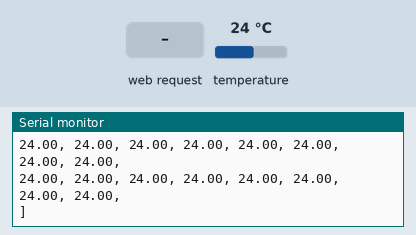
The sketch below on a simulated ESP32. On the bench: the last lines printed to the serial monitor. The test bench sets the inputs (shaded band); at power-on: temperature 24 °C. WiFi joins after 1.5 s; servers stay silent unless stated; storage starts empty; no MQTT or app messages arrive unless stated.

Above: at 3.2 s.
3.3 s: HTTP request GET /style.css received
4.8 s: HTTP request GET /main.js received
At 4.94 s:
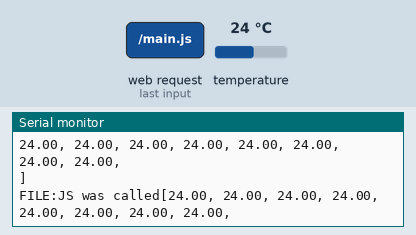
6.3 s: temperature set to 12 °C
At 6.72 s:
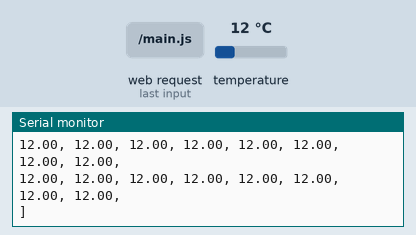
7.8 s: temperature set to 19 °C
At 8.03 s:
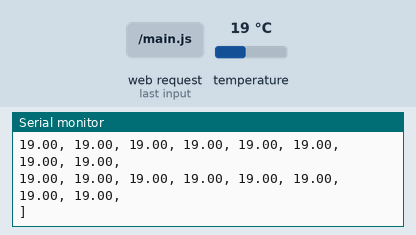
Timing chart, 0 to 10.3 s (numbered marks = the images above; inputs shaded):
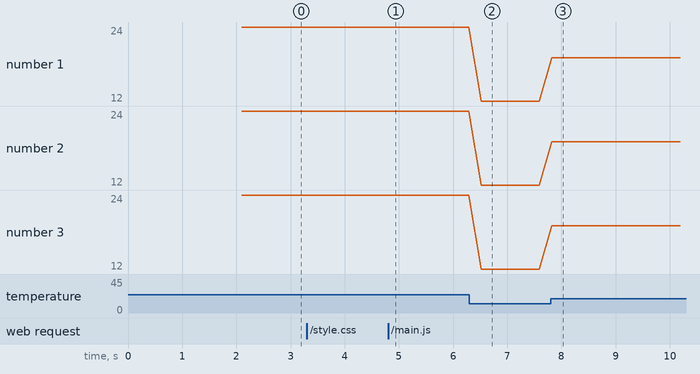

The sketch:

thermal.ino
```cpp
// This example uses an ESP32 Development Board
// to connect to shiftr.io.
//
// You can check on your device after a successful
// connection here: https://shiftr.io/try.
//
// by Joël Gähwiler
// https://github.com/256dpi/arduino-mqtt

#include <WiFiClient.h>
//#include <ESP32WebServer.h>
#include "ESPAsyncWebServer.h"
#include "SPIFFS.h"
#include <WiFi.h>
#include <MQTT.h>
#include <cstdlib>

#include <iostream>
#include <fstream>
#include <string>
using namespace std;


#include <Wire.h>
#include <Adafruit_AMG88xx.h>
Adafruit_AMG88xx amg;
float pixels[AMG88xx_PIXEL_ARRAY_SIZE];
String buf = "";

const char ssid[] = "Net";
const char pass[] = "password";

//const char broker[] = "192.168.0.5";
const char broker[] = "broker.emqx.io";


//ESP32WebServer server(80);
AsyncWebServer server(80);
WiFiClient net;
MQTTClient client(1024);

unsigned long lastMillis = 0;
const char* PARAM_MESSAGE = "message";

void connect() {
  Serial.print("checking wifi...");
  while (WiFi.status() != WL_CONNECTED) {
    Serial.print(".");
    delay(1000);
  }
  Serial.print("Connected to ");
  Serial.println(ssid);
  Serial.print("IP address: ");
  Serial.println(WiFi.localIP());

  Serial.print("\nconnecting...");
  while (!client.connect("bsidebotham", "try", "try")) {
    Serial.print(".");
    delay(1000);
  }

  Serial.println("\nconnected!");
}

String getMain(){
  String responseHTML = "<!DOCTYPE html>"
"<html>"
"<script src=\"main.js\"></script> "
   "<body>"
      "<!--000000000000000000000><-->"
      "<svg width=\"50\" height=\"50\">"
         "<rect id=\"a00\" width=\"50\" height=\"50\" style=\"fill:rgb(0,0,255)\" />"
      "</svg>"
      "<svg width=\"50\" height=\"50\">"
         "<rect id=\"a01\" width=\"50\" height=\"50\" style=\"fill:rgb(0,0,255)\" />"
      "</svg>"
      "<svg width=\"50\" height=\"50\">"
         "<rect id=\"a02\" width=\"50\" height=\"50\" style=\"fill:rgb(0,0,255)\" />"
      "</svg>"
      "<svg width=\"50\" height=\"50\">"
         "<rect id=\"a03\" width=\"50\" height=\"50\" style=\"fill:rgb(0,0,255)\" />"
      "</svg>"
      "<svg width=\"50\" height=\"50\">"
         "<rect id=\"a04\" width=\"50\" height=\"50\" style=\"fill:rgb(0,0,255)\" />"
      "</svg>"
      "<svg width=\"50\" height=\"50\">"
         "<rect id=\"a05\" width=\"50\" height=\"50\" style=\"fill:rgb(0,0,255)\" />"
      "</svg>"
      "<svg width=\"50\" height=\"50\">"
         "<rect id=\"a06\" width=\"50\" height=\"50\" style=\"fill:rgb(0,0,255)\" />"
      "</svg>"
      "<svg width=\"50\" height=\"50\">"
         "<rect id=\"a07\" width=\"50\" height=\"50\" style=\"fill:rgb(0,0,255)\" />"
      "</svg>"
      "<br>"
      "<!--11111111111111111111111><-->"
      "<svg width=\"50\" height=\"50\">"
         "<rect id=\"a10\" width=\"50\" height=\"50\" style=\"fill:rgb(0,0,255)\" />"
      "</svg>"
      "<svg width=\"50\" height=\"50\">"
         "<rect id=\"a11\" width=\"50\" height=\"50\" style=\"fill:rgb(0,0,255)\" />"
      "</svg>"
      "<svg width=\"50\" height=\"50\">"
         "<rect id=\"a12\" width=\"50\" height=\"50\" style=\"fill:rgb(0,0,255)\" />"
      "</svg>"
      "<svg width=\"50\" height=\"50\">"
         "<rect id=\"a13\" width=\"50\" height=\"50\" style=\"fill:rgb(0,0,255)\" />"
      "</svg>"
      "<svg width=\"50\" height=\"50\">"
         "<rect id=\"a14\" width=\"50\" height=\"50\" style=\"fill:rgb(0,0,255)\" />"
      "</svg>"
      "<svg width=\"50\" height=\"50\">"
         "<rect id=\"a15\" width=\"50\" height=\"50\" style=\"fill:rgb(0,0,255)\" />"
      "</svg>"
      "<svg width=\"50\" height=\"50\">"
         "<rect id=\"a16\" width=\"50\" height=\"50\" style=\"fill:rgb(0,0,255)\" />"
      "</svg>"
      "<svg width=\"50\" height=\"50\">"
         "<rect id=\"a17\" width=\"50\" height=\"50\" style=\"fill:rgb(0,0,255)\" />"
      "</svg>"
      "<br>"
      "<!--222222222222222222222222><-->"
      "<svg width=\"50\" height=\"50\">"
         "<rect id=\"a20\" width=\"50\" height=\"50\" style=\"fill:rgb(0,0,255)\" />"
      "</svg>"
      "<svg width=\"50\" height=\"50\">"
         "<rect id=\"a21\" width=\"50\" height=\"50\" style=\"fill:rgb(0,0,255)\" />"
      "</svg>"
      "<svg width=\"50\" height=\"50\">"
         "<rect id=\"a22\" width=\"50\" height=\"50\" style=\"fill:rgb(0,0,255)\" />"
      "</svg>"
      "<svg width=\"50\" height=\"50\">"
         "<rect id=\"a23\" width=\"50\" height=\"50\" style=\"fill:rgb(0,0,255)\" />"
      "</svg>"
      "<svg width=\"50\" height=\"50\">"
         "<rect id=\"a24\" width=\"50\" height=\"50\" style=\"fill:rgb(0,0,255)\" />"
      "</svg>"
      "<svg width=\"50\" height=\"50\">"
         "<rect id=\"a25\" width=\"50\" height=\"50\" style=\"fill:rgb(0,0,255)\" />"
      "</svg>"
      "<svg width=\"50\" height=\"50\">"
         "<rect id=\"a26\" width=\"50\" height=\"50\" style=\"fill:rgb(0,0,255)\" />"
      "</svg>"
      "<svg width=\"50\" height=\"50\">"
         "<rect id=\"a27\" width=\"50\" height=\"50\" style=\"fill:rgb(0,0,255)\" />"
      "</svg>"
      "<br>"
      "<!--33333333333333333333333><-->"
      "<svg width=\"50\" height=\"50\">"
         "<rect id=\"a30\" width=\"50\" height=\"50\" style=\"fill:rgb(0,0,255)\" />"
      "</svg>"
      "<svg width=\"50\" height=\"50\">"
         "<rect id=\"a31\" width=\"50\" height=\"50\" style=\"fill:rgb(0,0,255)\" />"
      "</svg>"
      "<svg width=\"50\" height=\"50\">"
         "<rect id=\"a32\" width=\"50\" height=\"50\" style=\"fill:rgb(0,0,255)\" />"
      "</svg>"
      "<svg width=\"50\" height=\"50\">"
         "<rect id=\"a33\" width=\"50\" height=\"50\" style=\"fill:rgb(0,0,255)\" />"
      "</svg>"
      "<svg width=\"50\" height=\"50\">"
         "<rect id=\"a34\" width=\"50\" height=\"50\" style=\"fill:rgb(0,0,255)\" />"
      "</svg>"
      "<svg width=\"50\" height=\"50\">"
         "<rect id=\"a35\" width=\"50\" height=\"50\" style=\"fill:rgb(0,0,255)\" />"
      "</svg>"
      "<svg width=\"50\" height=\"50\">"
         "<rect id=\"a36\" width=\"50\" height=\"50\" style=\"fill:rgb(0,0,255)\" />"
      "</svg>"
      "<svg width=\"50\" height=\"50\">"
         "<rect id=\"a37\" width=\"50\" height=\"50\" style=\"fill:rgb(0,0,255)\" />"
      "</svg>"
      "<br>"
      "<!--444444444444444444444444><-->"
      "<svg width=\"50\" height=\"50\">"
         "<rect id=\"a40\" width=\"50\" height=\"50\" style=\"fill:rgb(0,0,255)\" />"
      "</svg>"
      "<svg width=\"50\" height=\"50\">"
         "<rect id=\"a41\" width=\"50\" height=\"50\" style=\"fill:rgb(0,0,255)\" />"
      "</svg>"
      "<svg width=\"50\" height=\"50\">"
         "<rect id=\"a42\" width=\"50\" height=\"50\" style=\"fill:rgb(0,0,255)\" />"
      "</svg>"
      "<svg width=\"50\" height=\"50\">"
         "<rect id=\"a43\" width=\"50\" height=\"50\" style=\"fill:rgb(0,0,255)\" />"
      "</svg>"
      "<svg width=\"50\" height=\"50\">"
         "<rect id=\"a44\" width=\"50\" height=\"50\" style=\"fill:rgb(0,0,255)\" />"
      "</svg>"
      "<svg width=\"50\" height=\"50\">"
         "<rect id=\"a45\" width=\"50\" height=\"50\" style=\"fill:rgb(0,0,255)\" />"
      "</svg>"
      "<svg width=\"50\" height=\"50\">"
         "<rect id=\"a46\" width=\"50\" height=\"50\" style=\"fill:rgb(0,0,255)\" />"
      "</svg>"
      "<svg width=\"50\" height=\"50\">"
         "<rect id=\"a47\" width=\"50\" height=\"50\" style=\"fill:rgb(0,0,255)\" />"
      "</svg>"
      "<br>"
      "<!--5555555555555555555555555><-->"
      "<svg width=\"50\" height=\"50\">"
         "<rect id=\"a50\" width=\"50\" height=\"50\" style=\"fill:rgb(0,0,255)\" />"
      "</svg>"
      "<svg width=\"50\" height=\"50\">"
         "<rect id=\"a51\" width=\"50\" height=\"50\" style=\"fill:rgb(0,0,255)\" />"
      "</svg>"
      "<svg width=\"50\" height=\"50\">"
         "<rect id=\"a52\" width=\"50\" height=\"50\" style=\"fill:rgb(0,0,255)\" />"
      "</svg>"
      "<svg width=\"50\" height=\"50\">"
         "<rect id=\"a53\" width=\"50\" height=\"50\" style=\"fill:rgb(0,0,255)\" />"
      "</svg>"
      "<svg width=\"50\" height=\"50\">"
         "<rect id=\"a54\" width=\"50\" height=\"50\" style=\"fill:rgb(0,0,255)\" />"
      "</svg>"
      "<svg width=\"50\" height=\"50\">"
         "<rect id=\"a55\" width=\"50\" height=\"50\" style=\"fill:rgb(0,0,255)\" />"
      "</svg>"
      "<svg width=\"50\" height=\"50\">"
         "<rect id=\"a56\" width=\"50\" height=\"50\" style=\"fill:rgb(0,0,255)\" />"
      "</svg>"
      "<svg width=\"50\" height=\"50\">"
         "<rect id=\"a57\" width=\"50\" height=\"50\" style=\"fill:rgb(0,0,255)\" />"
      "</svg>"
      "<br>"
      "<!--666666666666666666666666666><-->"
      "<svg width=\"50\" height=\"50\">"
         "<rect id=\"a60\" width=\"50\" height=\"50\" style=\"fill:rgb(0,0,255)\" />"
      "</svg>"
      "<svg width=\"50\" height=\"50\">"
         "<rect id=\"a61\" width=\"50\" height=\"50\" style=\"fill:rgb(0,0,255)\" />"
      "</svg>"
      "<svg width=\"50\" height=\"50\">"
         "<rect id=\"a62\" width=\"50\" height=\"50\" style=\"fill:rgb(0,0,255)\" />"
      "</svg>"
      "<svg width=\"50\" height=\"50\">"
         "<rect id=\"a63\" width=\"50\" height=\"50\" style=\"fill:rgb(0,0,255)\" />"
      "</svg>"
      "<svg width=\"50\" height=\"50\">"
         "<rect id=\"a64\" width=\"50\" height=\"50\" style=\"fill:rgb(0,0,255)\" />"
      "</svg>"
      "<svg width=\"50\" height=\"50\">"
         "<rect id=\"a65\" width=\"50\" height=\"50\" style=\"fill:rgb(0,0,255)\" />"
      "</svg>"
      "<svg width=\"50\" height=\"50\">"
         "<rect id=\"a66\" width=\"50\" height=\"50\" style=\"fill:rgb(0,0,255)\" />"
      "</svg>"
      "<svg width=\"50\" height=\"50\">"
         "<rect id=\"a67\" width=\"50\" height=\"50\" style=\"fill:rgb(0,0,255)\" />"
      "</svg>"
      "<br>"
      "<!--7777777777777777777777777><-->"
      "<svg width=\"50\" height=\"50\">"
         "<rect id=\"a70\" width=\"50\" height=\"50\" style=\"fill:rgb(0,0,255)\" />"
      "</svg>"
      "<svg width=\"50\" height=\"50\">"
         "<rect id=\"a71\" width=\"50\" height=\"50\" style=\"fill:rgb(0,0,255)\" />"
      "</svg>"
      "<svg width=\"50\" height=\"50\">"
         "<rect id=\"a72\" width=\"50\" height=\"50\" style=\"fill:rgb(0,0,255)\" />"
      "</svg>"
      "<svg width=\"50\" height=\"50\">"
         "<rect id=\"a73\" width=\"50\" height=\"50\" style=\"fill:rgb(0,0,255)\" />"
      "</svg>"
      "<svg width=\"50\" height=\"50\">"
         "<rect id=\"a74\" width=\"50\" height=\"50\" style=\"fill:rgb(0,0,255)\" />"
      "</svg>"
      "<svg width=\"50\" height=\"50\">"
         "<rect id=\"a75\" width=\"50\" height=\"50\" style=\"fill:rgb(0,0,255)\" />"
      "</svg>"
      "<svg width=\"50\" height=\"50\">"
         "<rect id=\"a76\" width=\"50\" height=\"50\" style=\"fill:rgb(0,0,255)\" />"
      "</svg>"
      "<svg width=\"50\" height=\"50\">"
         "<rect id=\"a77\" width=\"50\" height=\"50\" style=\"fill:rgb(0,0,255)\" />"
      "</svg>"
   "</body>"
"</html>";
  return responseHTML;
}

void notFound(AsyncWebServerRequest *request) {
    request->send(404, "text/plain", "Not found");
}


void setup() {
  Serial.begin(115200);
  WiFi.mode(WIFI_STA);
  WiFi.begin(ssid, pass);

   client.begin(broker, 1883, net);
  /********************************
  / SET STANDART PATHS
  ********************************/
  server.on("/", HTTP_GET, [](AsyncWebServerRequest *request){
        request->send(200, "text/plain", "hello from ESP32!");
   });

   server.on("/inline", HTTP_GET, [](AsyncWebServerRequest *request){
        request->send(200, "text/plain", "this works as well");
   });

  server.on("/main", HTTP_GET, [](AsyncWebServerRequest *request){
    request->send(200, "text/html", getMain());
  });

   // Send a GET request to <IP>/get?message=<message>
  server.on("/get", HTTP_GET, [] (AsyncWebServerRequest *request) {
        String message;
        if (request->hasParam(PARAM_MESSAGE)) {
            message = request->getParam(PARAM_MESSAGE)->value();
        } else {
            message = "No message sent";
        }
        request->send(200, "text/plain", "Hello, GET: " + message);
  });

    // Send a POST request to <IP>/post with a form field message set to <message>
    server.on("/post", HTTP_POST, [](AsyncWebServerRequest *request){
        String message;
        if (request->hasParam(PARAM_MESSAGE, true)) {
            message = request->getParam(PARAM_MESSAGE, true)->value();
        } else {
            message = "No message sent";
        }
        request->send(200, "text/plain", "Hello, POST: " + message);
    });

  // Route to load style.css file
  server.on("/style.css", HTTP_GET, [](AsyncWebServerRequest *request){
    Serial.print("FILE:CSS was called");
    request->send(SPIFFS, "/style.css", "text/css");
  });

  //Route to load main.js file
  server.on("/main.js", HTTP_GET, [](AsyncWebServerRequest *request){
    Serial.print("FILE:JS was called");
    request->send(SPIFFS, "/main.js", "text/javascript");
  });

  server.onNotFound(notFound);

/********************************
/ SET MANGING PATHS
********************************/
server.on("/api/getData", HTTP_GET, [](AsyncWebServerRequest *request){
    String response = buf;
    request->send(200, "text/plain", response);
});

  connect();
  server.begin();

  //amg sensor
  bool status;
  status = amg.begin();
  if (!status) {
      Serial.println("Could not find a valid AMG88xx sensor, check wiring!");
      while (1);
  }

 if(!SPIFFS.begin(true)){
    Serial.println("An Error has occurred while mounting SPIFFS");
    return;
  }

  Serial.println("HTTP server started");
}

void loop() {
   client.loop();

  delay(10);  // <- fixes some issues with WiFi stability

  // publish a message roughly every second.
  if (millis() - lastMillis > 1000) {
    if (!client.connected()) {
      Serial.print("lastError: ");
      Serial.println(client.lastError());
      connect();
    }
    lastMillis = millis();
    //client.publish("/a153", "world");
  }
  delay(10);  // <- fixes some issues with WiFi stability

  amg.readPixels(pixels);

  Serial.print("[");
  for(int i=1; i<=AMG88xx_PIXEL_ARRAY_SIZE; i++){
      Serial.print(pixels[i-1]);
      //pixels[i-1] = map(pixels[i-1],0,80,0,255);
      Serial.print(", ");
      if( i%8 == 0 ) {
        Serial.println();
      }
    }
    Serial.println("]");
    Serial.println();
    /*for(int i=1; i<=AMG88xx_PIXEL_ARRAY_SIZE; i++){
      Serial.print(pixels[i-1]);
      Serial.print(", ");
      if( i%8 == 0 ) {
        Serial.println();
      }
    }
    Serial.println("]");
    Serial.println();*/
  int val = 0;
  buf = "";
  buf = "{"
                "\"a00\":" + String(pixels[val++]) + ","
                "\"a01\":" + String(pixels[val++]) + ","
                "\"a02\":" + String(pixels[val++]) + ","
                "\"a03\":" + String(pixels[val++]) + ","
                "\"a04\":" + String(pixels[val++]) + ","
                "\"a05\":" + String(pixels[val++]) + ","
                "\"a06\":" + String(pixels[val++]) + ","
                "\"a07\":" + String(pixels[val++]) + ","

                "\"a10\":" + String(pixels[val++]) + ","
                "\"a11\":" + String(pixels[val++]) + ","
                "\"a12\":" + String(pixels[val++]) + ","
                "\"a13\":" + String(pixels[val++]) + ","
                "\"a14\":" + String(pixels[val++]) + ","
                "\"a15\":" + String(pixels[val++]) + ","
                "\"a16\":" + String(pixels[val++]) + ","
                "\"a17\":" + String(pixels[val++]) + ","

                "\"a20\":" + String(pixels[val++]) + ","
                "\"a21\":" + String(pixels[val++]) + ","
                "\"a22\":" + String(pixels[val++]) + ","
                "\"a23\":" + String(pixels[val++]) + ","
                "\"a24\":" + String(pixels[val++]) + ","
                "\"a25\":" + String(pixels[val++]) + ","
                "\"a26\":" + String(pixels[val++]) + ","
                "\"a27\":" + String(pixels[val++]) + ","

                "\"a30\":" + String(pixels[val++]) + ","
                "\"a31\":" + String(pixels[val++]) + ","
                "\"a32\":" + String(pixels[val++]) + ","
                "\"a33\":" + String(pixels[val++]) + ","
                "\"a34\":" + String(pixels[val++]) + ","
                "\"a35\":" + String(pixels[val++]) + ","
                "\"a36\":" + String(pixels[val++]) + ","
                "\"a37\":" + String(pixels[val++]) + ","

                "\"a40\":" + String(pixels[val++]) + ","
                "\"a41\":" + String(pixels[val++]) + ","
                "\"a42\":" + String(pixels[val++]) + ","
                "\"a43\":" + String(pixels[val++]) + ","
                "\"a44\":" + String(pixels[val++]) + ","
                "\"a45\":" + String(pixels[val++]) + ","
                "\"a46\":" + String(pixels[val++]) + ","
                "\"a47\":" + String(pixels[val++]) + ","

                "\"a50\":" + String(pixels[val++]) + ","
                "\"a51\":" + String(pixels[val++]) + ","
                "\"a52\":" + String(pixels[val++]) + ","
                "\"a53\":" + String(pixels[val++]) + ","
                "\"a54\":" + String(pixels[val++]) + ","
                "\"a55\":" + String(pixels[val++]) + ","
                "\"a56\":" + String(pixels[val++]) + ","
                "\"a57\":" + String(pixels[val++]) + ","

                "\"a60\":" + String(pixels[val++]) + ","
                "\"a61\":" + String(pixels[val++]) + ","
                "\"a62\":" + String(pixels[val++]) + ","
                "\"a63\":" + String(pixels[val++]) + ","
                "\"a64\":" + String(pixels[val++]) + ","
                "\"a65\":" + String(pixels[val++]) + ","
                "\"a66\":" + String(pixels[val++]) + ","
                "\"a67\":" + String(pixels[val++]) + ","

                "\"a70\":" + String(pixels[val++]) + ","
                "\"a71\":" + String(pixels[val++]) + ","
                "\"a72\":" + String(pixels[val++]) + ","
                "\"a73\":" + String(pixels[val++]) + ","
                "\"a74\":" + String(pixels[val++]) + ","
                "\"a75\":" + String(pixels[val++]) + ","
                "\"a76\":" + String(pixels[val++]) + ","
                "\"a77\":" + String(pixels[val++])+"}";
                //Serial.println(buf);
                //delay(10000);


    //delay a second
    delay(200);
}

//.\mosquitto_pub.exe -h broker.emqx.io -m "on" -t /a153/b1
//.\mosquitto_pub.exe -h broker.emqx.io -m "off" -t /a153/b2
```

Measured:
- after the input at 4.8 s, the serial monitor: prints a new line at once (image 1)
- after the input at 6.3 s, the serial monitor: prints a new line after 0.22 s (image 2)
- after the input at 7.8 s, the serial monitor: prints a new line at once (image 3)
- plotted number 1: 24 → 12 after the input at 6.3 s, 12 → 19 after the input at 7.8 s
- plotted number 2: 24 → 12 after the input at 6.3 s, 12 → 19 after the input at 7.8 s
- plotted number 3: 24 → 12 after the input at 6.3 s, 12 → 19 after the input at 7.8 s
